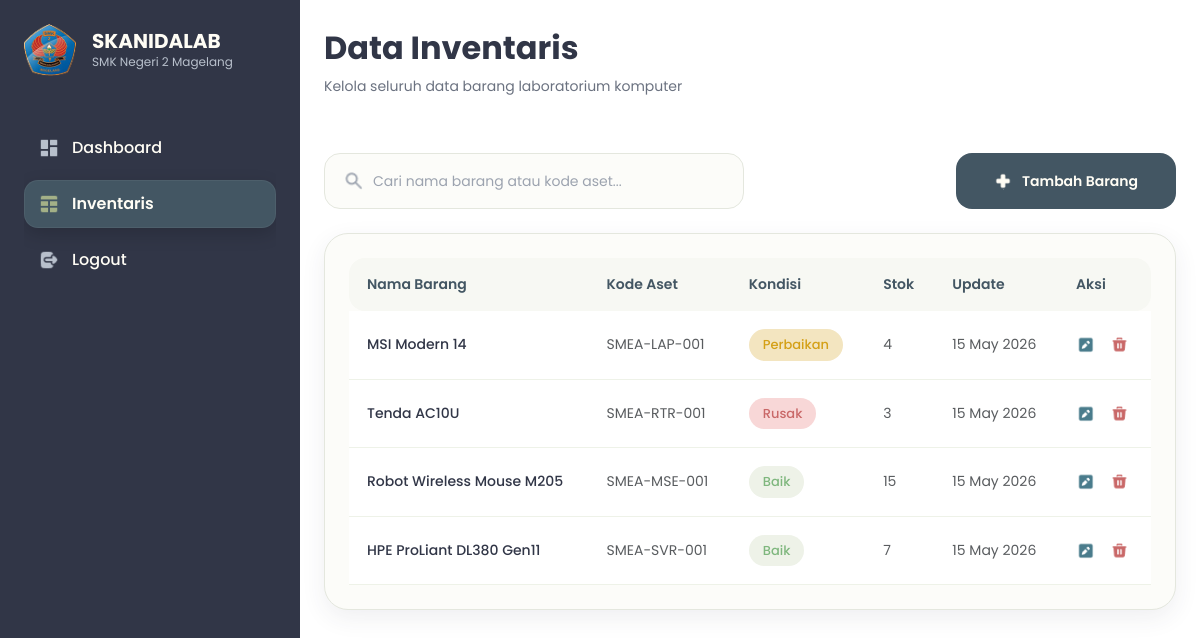
Screenshot of /views/inventaris.php with the database file from the repository.
### tables this page shows
CREATE TABLE IF NOT EXISTS `inventaris` (
  `id_barang` int NOT NULL AUTO_INCREMENT,
  `nama_barang` varchar(100) NOT NULL,
  `kode_aset` varchar(50) DEFAULT NULL,
  `kondisi` enum('Baik','Rusak','Perbaikan') DEFAULT 'Baik',
  `stok` int DEFAULT NULL,
  `tgl_update` timestamp NULL DEFAULT CURRENT_TIMESTAMP ON UPDATE CURRENT_TIMESTAMP,
  PRIMARY KEY (`id_barang`),
  UNIQUE KEY `kode_aset` (`kode_aset`)
);

### views/inventaris.php (the view, shortened to what this page needs)
<?php
require_once __DIR__ . '/../config/koneksi.php';
$data = mysqli_query(
    $conn,
    "SELECT * FROM inventaris ORDER BY tgl_update DESC"
);
?>
<!DOCTYPE html>
<html lang="en">
<head>
    <link href="https://cdn.jsdelivr.net/npm/bootstrap@5.3.7/dist/css/bootstrap.min.css" rel="stylesheet">
</head>
<body>
    <div class="container-fluid p-0">
        <div class="row g-0">
            <?php include __DIR__ . '/layouts/sidebar.php'; ?>
            <main class="col-12 col-md-9 main-content p-4">
                <div class="d-flex justify-content-between align-items-start flex-wrap gap-3 mb-4 top-bar">
                    <div>
                        <div class="page-title">Data Inventaris</div>
                        <div class="page-subtitle">Kelola seluruh data barang laboratorium komputer</div>
                    </div>
                </div>
                <div class="d-flex justify-content-between align-items-center gap-3 mb-4 action-bar">
                    <div class="search-box d-flex align-items-center gap-2">
                        <img class="menu-icon" src="../assets/img/search.png" alt="search">
                        <input type="text" id="searchInput" placeholder="Cari nama barang atau kode aset..." autocomplete="off">
                    </div>
                    <a href="form.php" class="btn-add">
                        <img src="../assets/img/plus.png" alt="plus">
                        <span>Tambah Barang</span>
                    </a>
                </div>
                <div class="table-card">
                    <div class="table-responsive">
                        <table class="table align-middle" id="inventarisTable">
                            <thead>
                                <tr>
                                    <th>Nama Barang</th>
                                    <th>Kode Aset</th>
                                    <th>Kondisi</th>
                                    <th>Stok</th>
                                    <th>Update</th>
                                    <th>Aksi</th>
                                </tr>
                            </thead>
                            <tbody>
                                <?php while ($row = mysqli_fetch_assoc($data)) : ?>
                                    <tr>
                                        <td class="fw-medium">
                                            <?= htmlspecialchars($row['nama_barang']) ?>
                                        </td>
                                        <td class="text-muted">
                                            <?= htmlspecialchars($row['kode_aset']) ?>
                                        </td>
                                        <td>
                                            <?php if ($row['kondisi'] == 'Baik') : ?>
                                                <span class="badge-status good">Baik</span>
                                            <?php elseif ($row['kondisi'] == 'Rusak') : ?>
                                                <span class="badge-status bad">Rusak</span>
                                            <?php else : ?>
                                                <span class="badge-status repair">Perbaikan</span>
                                            <?php endif; ?>
                                        </td>
                                        <td class="text-muted">
                                            <?= $row['stok'] ?>
                                        </td>
                                        <td class="text-muted">
                                            <?= date('d M Y', strtotime($row['tgl_update'])) ?>
                                        </td>
                                        <td>
                                            <div class="action-wrapper">
                                                <a href="form.php?id=<?= $row['id_barang'] ?>">
                                                    <img src="../assets/img/edit.png" class="action-icon" alt="Edit">
                                                </a>
                                                <a href="../modules/proses_barang.php?hapus=<?= $row['id_barang'] ?>"
                                                    onclick="return confirm('Yakin ingin menghapus data ini?')">
                                                    <img src="../assets/img/trash.png" class="action-icon" alt="Delete">
                                                </a>
                                            </div>
                                        </td>
                                    </tr>
                                <?php endwhile; ?>
                            </tbody>
                        </table>
                    </div>
                </div>
            </main>
        </div>
    </div>
</body>
</html>

### assets/css/styles.css (style rules this page uses)
* { margin: 0; padding: 0; box-sizing: border-box; }
body { font-family: 'Poppins', sans-serif; background: #f5f6fa; overflow-x: hidden; width: 100%; min-height: 100vh; color: #313647; }
.container-fluid { padding: 0; }
.row { margin: 0; }
.menu-icon { width: 22px; height: 22px; transition: transform 0.25s ease, opacity 0.25s ease; }
.main-content { min-height: 100vh; background: #ffffff; }
.table-card { background: #FCFCF9; border: 1px solid #E4E7DE; border-radius: 24px; box-shadow: 0px 8px 24px rgba(49, 54, 71, 0.08); padding: 1.5rem; }
.badge-status { padding: 6px 14px; border-radius: 999px; font-size: 13px; font-weight: 500; display: inline-block; }
.badge-status.good { background: #EEF2E8; color: #7FB77E; }
.badge-status.bad { background: #F8D7D7; color: #C96868; }
.badge-status.repair { background: #F3E5C0; color: #D4A017; }
.page-title { font-size: 32px; font-weight: 700; color: #313647; line-height: 48px; margin-bottom: 4px; }
.page-subtitle { font-size: 14px; color: #6B7280; margin-bottom: 32px; }
.search-box { width: 420px; max-width: 100%; height: 56px; background: #FCFCF9; border: 1px solid #E4E7DE; border-radius: 16px; padding: 0 18px; transition: 0.25s ease; }
.search-box input { width: 100%; border: none; outline: none; background: transparent; font-size: 14px; color: #313647; }
.search-box input::placeholder { color: #9CA3AF; }
.btn-add { width: 220px; height: 56px; background: #435663; color: #FFFDF5; border: none; border-radius: 16px; font-size: 14px; font-weight: 600; display: flex; align-items: center; justify-content: center; gap: 10px; text-decoration: none; transition: 0.25s ease; }
.btn-add img { width: 18px; height: 18px; }
.table { margin-bottom: 0; }
.table thead th { background: #F7F8F3; color: #435663; font-size: 14px; font-weight: 600; padding: 16px 18px; border: none; }
.table thead th:first-child { border-top-left-radius: 16px; border-bottom-left-radius: 16px; }
.table thead th:last-child { border-top-right-radius: 16px; border-bottom-right-radius: 16px; }
.table tbody td { padding: 18px; font-size: 14px; color: #313647; vertical-align: middle; border-bottom: 1px solid #EEF2E8; transition: 0.2s ease; }
.table tbody tr { transition: 0.25s ease; }
.action-wrapper { display: flex; align-items: center; gap: 14px; }
.action-icon { width: 20px; height: 20px; object-fit: contain; cursor: pointer; transition: 0.2s ease; }

### rows the page displays
inventaris: nama_barang "MSI Modern 14", kode_aset "SMEA-LAP-001", kondisi "Perbaikan", stok "4", tgl_update "15 May 2026"
inventaris: nama_barang "Tenda AC10U", kode_aset "SMEA-RTR-001", kondisi "Rusak", stok "3", tgl_update "15 May 2026"
inventaris: nama_barang "Robot Wireless Mouse M205", kode_aset "SMEA-MSE-001", kondisi "Baik", stok "15", tgl_update "15 May 2026"
inventaris: nama_barang "HPE ProLiant DL380 Gen11", kode_aset "SMEA-SVR-001", kondisi "Baik", stok "7", tgl_update "15 May 2026"
